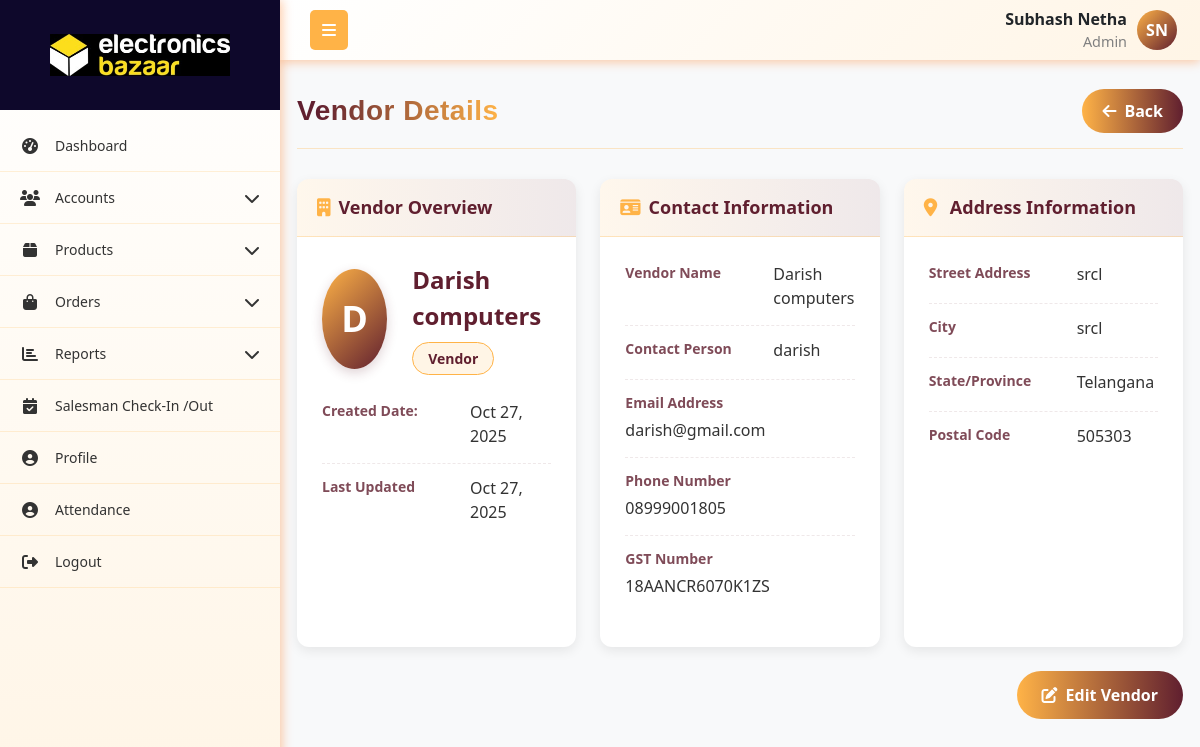
Screenshot of /vendor/details/1/ (signed in) with the database file from the repository.
### App1/models.py (models this page shows, shortened)
class User(models.Model):
    role = models.ForeignKey(Role,on_delete=models.SET_NULL, null=True, related_name="role")
    username = models.CharField(max_length=255, unique=True)
    password = models.CharField(max_length=255)
    first_name = models.CharField(max_length=255)
    last_name = models.CharField(max_length=255,null=True, blank=True)
    email = models.EmailField(unique=True)
    phone_number = models.CharField(max_length=15, unique=True)
    address = models.TextField(null=True, blank=True)
    city = models.CharField(max_length=255,null=True, blank=True)
    state = models.CharField(max_length=255,null=True, blank=True)
    pincode = models.CharField(max_length=10,null=True, blank=True)
    is_active = models.BooleanField(default=True)
    created_at = models.DateTimeField(auto_now_add=True)
    updated_at = models.DateTimeField(auto_now=True)
    profile_picture = models.ImageField(upload_to='profile_pictures/', null=True, blank=True)

class Role(models.Model):
    name = models.CharField(max_length=255, unique=True)
    created_at = models.DateTimeField(auto_now_add=True)
    updated_at = models.DateTimeField(auto_now=True)

class Vendor(models.Model):
    name = models.CharField(max_length=255)
    contact_person = models.CharField(max_length=255, blank=True, null=True)
    email = models.EmailField(blank=True, null=True)
    phone_number = models.CharField(max_length=20, blank=True, null=True)
    address = models.TextField(blank=True, null=True)
    gst_number = models.CharField(max_length=50, blank=True, null=True)
    city = models.CharField(max_length=100, blank=True, null=True)
    state = models.CharField(max_length=100, blank=True, null=True)
    pincode = models.CharField(max_length=10, blank=True, null=True)
    created_at = models.DateTimeField(auto_now_add=True)

### App1/views.py (the view)
# urls.py: path('vendor/details/<int:vendor_id>/', view_vendor, name='view_vendor'),
def view_vendor(request, vendor_id):
    current_user, role_permission = get_logged_in_user(request)
    if not current_user:
        return redirect('login')
    try:
        vendor = Vendor.objects.get(id=vendor_id)
    except Vendor.DoesNotExist:
        messages.error(request, "Vendor not found")
        return redirect('vendor_table')
    context = {
        'vendor': vendor,
        'current_user': current_user,
        'role_permission': role_permission
    }
    return render(request, 'accounts/view_vendor.html', context)

### templates/accounts/view_vendor.html (shortened to what this page needs)
{% extends 'company_admin/base.html' %}
{% load static %}
{% block content %}
<div class="container-fluid mt-4 mb-5">
    <div class="vendor-header">
        <h1 class="vendor-title">Vendor Details</h1>
        <button onclick="window.history.back()" class="close-btn">
            <i class="fas fa-arrow-left"></i> Back
        </button>
    </div>
    <div class="row g-4">
        <div class="col-lg-4 col-md-6 col-sm-12 d-flex">
            <div class="card mb-4 flex-grow-1">
                <div class="card-header"><i class="fas fa-building me-2"></i>Vendor Overview</div>
                <div class="card-body">
                    <div class="vendor-profile-header">
                        <div class="vendor-avatar">
                            {{ vendor.name|first|upper }}
                        </div>
                        <div>
                            <div class="vendor-name">{{ vendor.name }}</div>
                            <div class="vendor-type">Vendor</div>
                        </div>
                    </div>
                    <div class="info-item">
                        <div class="info-label">Created Date:</div>
                        <div class="info-value">{{ vendor.created_at|date:"M d, Y" }}</div>
                    </div>
                    <div class="info-item">
                        <div class="info-label">Last Updated</div>
                        <div class="info-value">{{ vendor.created_at|date:"M d, Y" }}</div>
                    </div>
                </div>
            </div>
        </div>
        <div class="col-lg-4 col-md-6 col-sm-12 d-flex">
            <div class="card mb-4 flex-grow-1">
                <div class="card-header"><i class="fas fa-id-card me-2"></i>Contact Information</div>
                <div class="card-body">
                    <div class="info-item">
                        <div class="info-label">Vendor Name</div>
                        <div class="info-value">{{ vendor.name }}</div>
                    </div>
                    <div class="info-item">
                        <div class="info-label">Contact Person</div>
                        <div class="info-value">
                            {% if vendor.contact_person %}
                                {{ vendor.contact_person }}
                            {% else %}
                                <span class="empty-field">Not provided</span>
                            {% endif %}
                        </div>
                    </div>
                    <div class="info-item">
                        <div class="info-label">Email Address</div>
                        <div class="info-value">
                            {% if vendor.email %}
                                {{ vendor.email }}
                            {% else %}
                                <span class="empty-field">Not provided</span>
                            {% endif %}
                        </div>
                    </div>
                    <div class="info-item">
                        <div class="info-label">Phone Number</div>
                        <div class="info-value">
                            {% if vendor.phone_number %}
                                {{ vendor.phone_number }}
                            {% else %}
                                <span class="empty-field">Not provided</span>
                            {% endif %}
                        </div>
                    </div>
                    <div class="info-item">
                        <div class="info-label">GST Number</div>
                        <div class="info-value">
                            {% if vendor.gst_number %}
                                {{ vendor.gst_number }}
                            {% else %}
                                <span class="empty-field">Not provided</span>
                            {% endif %}
                        </div>
                    </div>
                </div>
            </div>
        </div>
        <div class="col-lg-4 col-md-6 col-sm-12 d-flex">
            <div class="card mb-4 flex-grow-1">
                <div class="card-header"><i class="fas fa-map-marker-alt me-2"></i> Address Information</div>
                <div class="card-body">
                    <div class="info-item">
                        <div class="info-label">Street Address</div>
                        <div class="info-value">
                            {% if vendor.address %}
                                {{ vendor.address }}
                            {% else %}
                                <span class="empty-field">Not provided</span>
                            {% endif %}
                        </div>
                    </div>
                    <div class="info-item">
                        <div class="info-label">City</div>
                        <div class="info-value">
                            {% if vendor.city %}
                                {{ vendor.city }}
                            {% else %}
                                <span class="empty-field">Not provided</span>
                            {% endif %}
                        </div>
                    </div>
                    <div class="info-item">
                        <div class="info-label">State/Province</div>
                        <div class="info-value">
                            {% if vendor.state %}
                                {{ vendor.state }}
                            {% else %}
                                <span class="empty-field">Not provided</span>
                            {% endif %}
                        </div>
                    </div>
                    <div class="info-item">
                        <div class="info-label">Postal Code</div>
                        <div class="info-value">
                            {% if vendor.pincode %}
                                {{ vendor.pincode }}
                            {% else %}
                                <span class="empty-field">Not provided</span>
                            {% endif %}
                        </div>
                    </div>
                </div>
            </div>
        </div>
    </div>
    <div class="d-flex justify-content-end mt-4">
        {% if role_permission.users_e %}
        <a href="{% url 'edit_vendor' vendor.id %}" class="btn btn-edit">
            <i class="fas fa-edit"></i> Edit Vendor
        </a>
        {% endif %}
    </div>
</div>
{% endblock content %}

### templates/company_admin/base.html (shortened to what this page needs)
{% load static %}
<!DOCTYPE html>
<html lang="en">
<head>
    <link href="https://cdnjs.cloudflare.com/ajax/libs/bootstrap/5.3.0/css/bootstrap.min.css" rel="stylesheet">
    <link href="https://cdnjs.cloudflare.com/ajax/libs/font-awesome/6.4.0/css/all.min.css" rel="stylesheet">
    <link rel="stylesheet" href="https://cdn.datatables.net/1.13.4/css/dataTables.bootstrap5.min.css">
    <link rel="stylesheet" href="https://cdn.datatables.net/responsive/2.4.1/css/responsive.bootstrap5.min.css">
    <link rel="stylesheet" href="{% static 'css/alert.css' %}">
</head>
<body>
    <nav class="top-navbar">
        <div class="navbar-container">
            <div class="navbar-left">
                <button class="sidebar-toggle" id="sidebarToggle">
                    <i class="fas fa-bars"></i>
                </button>
            </div>
            <div class="navbar-right me-2">
                <div class="navbar-user-info">
                    <span class="username">{{current_user.first_name}} {{current_user.last_name}}</span>
                    <span class="role">{{current_user.role.name}}</span>
                </div>
                {% if current_user.profile_picture %}
                    <img src="{{ current_user.profile_picture.url }}"
                        alt="{{ current_user.get_full_name }}"
                        class="navbar-profile-img">
                {% else %}
                     <div class="navbar-profile-fallback">
                        {{ current_user.first_name|first|upper }}{{ current_user.last_name|first|upper }}
                    </div>
                {% endif %}
            </div>
        </div>
    </nav>
    <nav class="sidebar" id="sidebar">
        <div class="sidebar-logo-container">
            <img src="{% static 'images/main-logo.jpg' %}" alt="Company Logo"  class="logo">
        </div>
        <ul class="nav flex-column sidebar-nav">
            {% if role_permission.dashboard_v %}
            <li class="nav-item">
                <a class="nav-link" href="{% url 'dashboard' %}">
                    <i class="fas fa-tachometer-alt nav-icon"></i>
                    <span class="nav-text">Dashboard</span>
                </a>
            </li>
            {% endif %}
            {% if role_permission.roles_v or role_permission.users_v or role_permission.customer_v %}
            <li class="nav-item">
                <a class="nav-link" href="#">
                    <i class="fas fa-users nav-icon"></i>
                    <span class="nav-text">Accounts</span>
                    <i class="fas fa-chevron-down arrow"></i>
                </a>
            </li>
            {% endif %}
            {% if role_permission.category_v or role_permission.all_products_v or role_permission.daily_production_v or role_permission.inventory_v %}
            <li class="nav-item">
                <a class="nav-link" href="#">
                    <i class="fas fa-box nav-icon"></i>
                    <span class="nav-text">Products</span>
                    <i class="fas fa-chevron-down arrow"></i>
                </a>
            </li>
            {% endif %}
            {% if role_permission.orders_v %}
            <li class="nav-item">
                <a class="nav-link" href="#">
                    <i class="fas fa-shopping-bag nav-icon"></i>
                    <span class="nav-text">Orders</span>
                    <i class="fas fa-chevron-down arrow"></i>
                </a>
            </li>
            {% endif %}
            {% if role_permission.s_reports_v or role_permission.c_reports_v %}
            <li class="nav-item">
                <a class="nav-link" href="#">
                    <i class="fas fa-chart-bar nav-icon"></i>
                    <span class="nav-text">Reports</span>
                    <i class="fas fa-chevron-down arrow"></i>
                </a>
            </li>
            {% endif %}
            {% if current_user.role.name == 'Admin' %}
            <li class="nav-item">
                <a class="nav-link" href="{% url 'salesman_visit_list' %}">
                    <i class="fas fa-calendar-check nav-icon"></i>
                    <span class="nav-text">Salesman Check-In /Out</span>
                </a>
            </li>
            {% endif %}
            <li class="nav-item">
                <a class="nav-link" href="{% url 'profile' %}">
                    <i class="fas fa-user-circle nav-icon"></i>
                    <span class="nav-text">Profile</span>
                </a>
            </li>
            <li class="nav-item">
                <a class="nav-link" href="{% url 'attendance' %}">
                    <i class="fas fa-user-circle nav-icon"></i>
                    <span class="nav-text">Attendance</span>
                </a>
            </li>
            <li class="nav-item">
                <a class="nav-link" href="{% url 'logout' %}" onclick="return confirm('Are you sure?');" >
                    <i class="fas fa-sign-out-alt nav-icon"></i>
                    <span class="nav-text">Logout</span>
                </a>
            </li>
        </ul>
    </nav>
    <main class="main-content" id="mainContent">
        {% block content %}{% endblock %}
    </main>
</body>
</html>

### rows the page displays
User: first_name "Subhash", last_name "Netha", role.name "Admin", first_name|first "S", last_name|first "N"
Vendor: name|first "D", name "Darish computers", created_at "Oct 27, 2025", contact_person "darish", email "darish@gmail.com", phone_number "08999001805", gst_number "18AANCR6070K1ZS", address "srcl", city "srcl", state "Telangana", pincode "505303"
